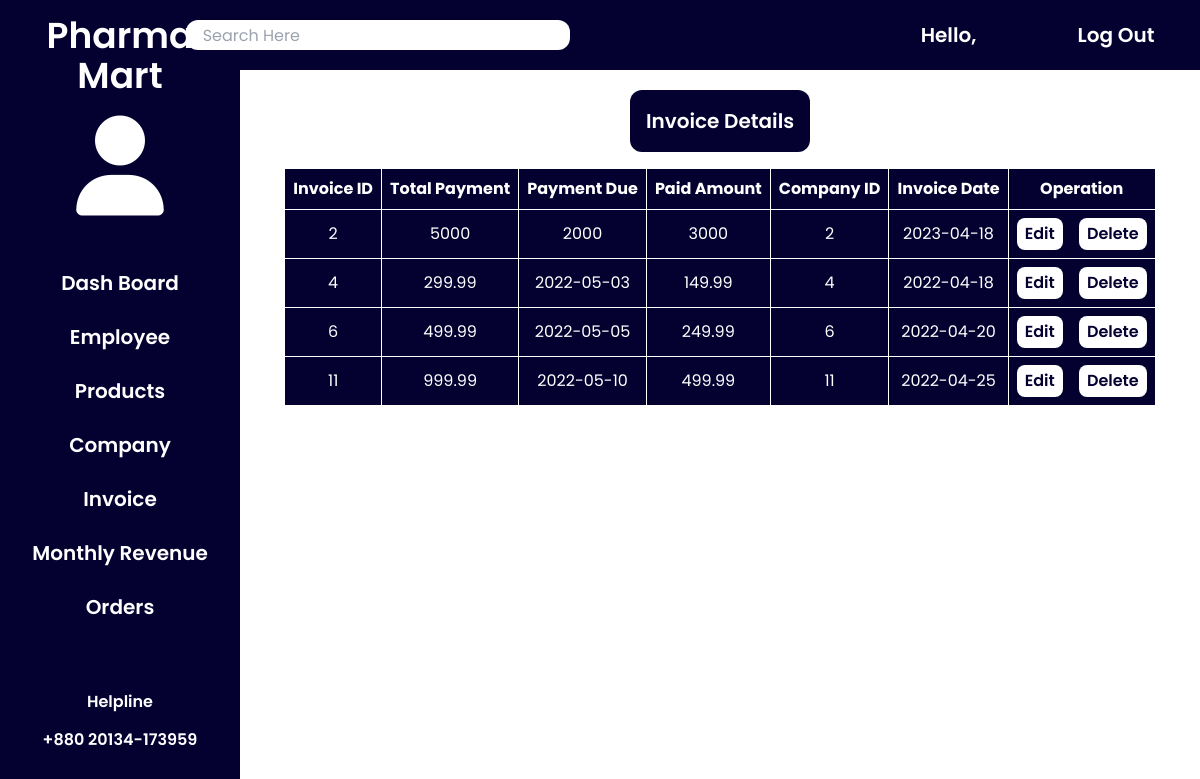
Page /invoice.php (signed in) on the committed database.
### tables this page shows
CREATE TABLE `invoices` (
  `invoice_id` int(20) NOT NULL,
  `total_payment` varchar(80) NOT NULL,
  `payment_due` varchar(80) NOT NULL,
  `paid_amount` varchar(80) NOT NULL,
  `company_id` int(20) NOT NULL,
  `invoice_date` date NOT NULL,
  `provider_id` int(11) DEFAULT NULL
);

### invoice.php (the view, shortened to what this page needs)
<?php
    include('db_connect.php');
    $provider_id = $_SESSION['provider_id'];
    $sql = "SELECT* FROM invoices WHERE provider_id LIKE '$provider_id'";
    $result = mysqli_query($conn,$sql);
?>
<!doctype html>
<html>
<head>
  <script src="https://cdn.tailwindcss.com"></script>
  <link rel="stylesheet" href="../css/all.min.css">
  <script src="js/tailwind.config.js"></script>
</head>
<body class="m-0 p-0 font-pop">
  <div class="flex">
    <div class="w-1/5 bg-navy text-white font-semibold text-center pt-4">
        <h3 class="text-4xl pb-5">Pharma Mart</h3>
        <i class="fa-solid fa-user text-white text-[100px]"></i>
            <nav class="">
                <ul class="flex pt-10 flex-col text-20">
                    <a href="index.php"><li class="block  hover:bg-li-navy hover:ease-in py-3 ease-out duration-400"> Dash Board</li></a>
                    <a href="employee.php"><li class="block  hover:bg-li-navy hover:ease-in py-3 ease-out duration-400">Employee</li></a>
                    <a href="medicine.php"><li class="block  hover:bg-li-navy hover:ease-in py-3 ease-out duration-400">Products</li></a>
                    <a href="company.php"><li class="block  hover:bg-li-navy hover:ease-in py-3 ease-out duration-400">Company</li></a>
                    <a href="invoice.php"><li class="block  hover:bg-li-navy hover:ease-in py-3 ease-out duration-400">Invoice</li></a>
                    <a href="#"><li class="block  hover:bg-li-navy hover:ease-in py-3 ease-out duration-400">Monthly Revenue</li></a>
                    <a href="#"><li class="block  hover:bg-li-navy hover:ease-in py-3 ease-out duration-400">Orders</li></a>
                </ul>
            </nav>
            <h2 class="pt-14 pb-1.5">Helpline</h2>
            <h3 class="pt-2 pb-20">+880 20134-173959</h3>
    </div>
    <div class="w-4/5">
        <div class="w-auto bg-navy flex justify-around p-5 text-white">
            <input type="text" class="w-96 rounded-xl h-[30px] font-normal ml-[-100px]" placeholder="    Search Here">
            <h1 class="font-semibold text-20 ml-[300px]">Hello, </h1>
            <a href="#" class="font-semibold text-20 ml-[50px]">Log Out</a>
        </div>
<div class=" mt-5 text text-center">
    <h1 class="inline-block rounded-xl font-semibold text-20 text-white p-4 bg-navy">Invoice Details</h1>
    <table class=" mt-4 table-auto text-center mx-auto bg-navy text-white border  border-white border-collapse">
        <thead>
            <tr class="">
                <th class="p-2 border  border-white">Invoice ID</th>
                <th class="p-2 border  border-white">Total Payment</th>
                <th class="p-2 border  border-white">Payment Due</th>
                <th class="p-2 border  border-white">Paid Amount</th>
                <th class="p-2 border  border-white">Company ID</th>
                <th class="p-2 border  border-white">Invoice Date</th>
                <th class="p-2 border  border-white">Operation</th>
            </tr>
        </thead>
        <?php
            while($row = mysqli_fetch_assoc($result)){
        ?>
        <tbody class="">
            <tr class="">
                <td class="p-2 border  border-white"><?php echo $row['invoice_id']?></td>
                <td class="p-2 border  border-white"><?php echo $row['total_payment']?></td>
                <td class="p-2 border  border-white"><?php echo $row['payment_due']?></td>
            <td class="p-2 border  border-white"><?php echo $row['paid_amount']?></td>
            <td class="p-2 border  border-white"><?php echo $row['company_id']?></td>
            <td class="p-2 border  border-white"><?php echo $row['invoice_date']?></td>
            <td class="p-2 border  border-white space-x-3">
                <a class="inline-block rounded-lg py-1 px-2 font-semibold hover:outline hover:ouline-navy hover:text-white   hover:bg-navy text-navy bg-white duration-700 ease-in-out" href="#">Edit</a>
                <a class="inline-block rounded-lg py-1 px-2 font-semibold hover:outline hover:ouline-navy hover:text-white   hover:bg-navy text-navy bg-white duration-700 ease-in-out" href="#">Delete</a>
            </td>
            </tr>
        </tbody>
        <?php
            }
        ?>
    </table>
</div>
    </div>
</body>
</html>

### rows in the picture
invoices: invoice_id "2", total_payment "5000", payment_due "2000", paid_amount "3000", company "2", invoice_date "2023-04-18"
invoices: invoice_id "4", total_payment "299.99", payment_due "2022-05-03", paid_amount "149.99", company "4", invoice_date "2022-04-18"
invoices: invoice_id "6", total_payment "499.99", payment_due "2022-05-05", paid_amount "249.99", company "6", invoice_date "2022-04-20"
invoices: invoice_id "11", total_payment "999.99", payment_due "2022-05-10", paid_amount "499.99", company "11", invoice_date "2022-04-25"
